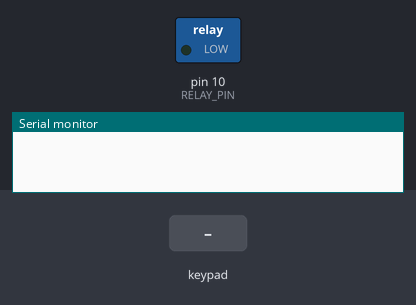
Recording of a sketch running on a simulated Arduino Uno, built with avr-gcc and run on an emulated ATmega328P. Shown: switched loads named in the sketch (green lamp = pin HIGH), the last lines printed to the serial monitor. Inputs (shaded band) come from the test bench.

Above: at 1.2 s.
1.3 s: keypad keys 1 2 3 4 A B C # pressed 0.4 s apart
At 5.2 s:
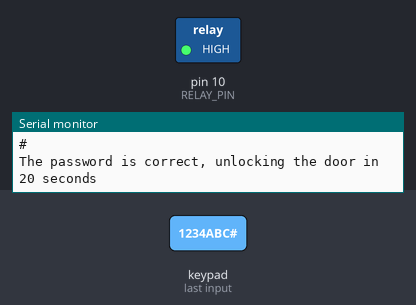
Timing chart, 0 to 25.6 s (numbered marks = the images above; inputs shaded):
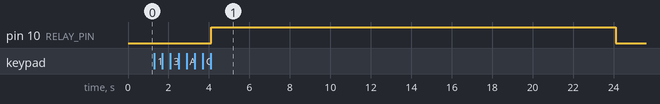

Measured:
- after the input at 1.3 s, pin 10 (RELAY_PIN): LOW → HIGH after 2.8 s, → LOW 20.0 s later

The sketch:

PinCode.ino
```cpp
#include <Keypad.h>

const int RELAY_PIN  = 10; // the Arduino pin, which connects to the IN pin of relay
const int ROW_NUM    = 4; // four rows
const int COLUMN_NUM = 4; // four columns

char keys[ROW_NUM][COLUMN_NUM] = {
  {'1','2','3', 'A'},
  {'4','5','6', 'B'},
  {'7','8','9', 'C'},
  {'*','0','#', 'D'}
};

byte pin_rows[ROW_NUM] = {9, 8, 7, 6}; //connect to the row pinouts of the keypad
byte pin_column[COLUMN_NUM] = {5, 4, 3, 2}; //connect to the column pinouts of the keypad

Keypad keypad = Keypad( makeKeymap(keys), pin_rows, pin_column, ROW_NUM, COLUMN_NUM );

const String password_1 = "1234ABC"; // change your password here
const String password_2 = "5642CD";  // change your password here
const String password_3 = "4545B";   // change your password here
String input_password;

void setup() {
  Serial.begin(9600);
  input_password.reserve(32); // maximum input characters is 33, change if needed
  pinMode(RELAY_PIN, OUTPUT); // initialize pin as an output.
  digitalWrite(RELAY_PIN, LOW); // lock the door
}

void loop() {
  char key = keypad.getKey();

  if (key){
    Serial.println(key);

    if(key == '*') {
      input_password = ""; // reset the input password
    } else if(key == '#') {
      if(input_password == password_1 || input_password == password_2 || input_password == password_3) {
        Serial.println("The password is correct, unlocking the door in 20 seconds");
        digitalWrite(RELAY_PIN, HIGH);  // unlock the door for 20 seconds
        delay(20000);
        digitalWrite(RELAY_PIN, LOW); // lock the door
      } else {
        Serial.println("The password is incorrect, try again");
      }

      input_password = ""; // reset the input password
    } else {
      input_password += key; // append new character to input password string
    }
  }
}
```

Hello_OLED.cpp
```cpp
#include <Adafruit_SSD1306.h>

// Define the screen dimensions and OLED reset pin
#define SCREEN_WIDTH 128
#define SCREEN_HEIGHT 64
#define OLED_RESET -1

// Create an instance of the Adafruit SSD1306 display
Adafruit_SSD1306 display(SCREEN_WIDTH, SCREEN_HEIGHT, &Wire, OLED_RESET);

void setup() {
  // Initialize the serial communication for debugging
  Serial.begin(9600);

  // Initialize the OLED display
  if (!display.begin(SSD1306_SWITCHCAPVCC, 0x3C)) {
    Serial.println(F("SSD1306 allocation failed"));
    for(;;);
  }
  display.display(); // Display initialization
  delay(20);

  display.clearDisplay(); // Clear the display
  display.drawPixel(10, 10, WHITE); // Draw a white pixel at (10, 10)
  display.display(); // Show the pixel on the display
  delay(20);

  display.invertDisplay(true); // Invert the display (temporary)
  delay(10);
  display.invertDisplay(false); // Restore normal display
  delay(10);
}

void loop() {
  // Print "Hello" on the OLED display
  display.clearDisplay(); // Clear the display
  display.setTextSize(2); // Set text size
  display.setTextColor(WHITE); // Set text color to white
  display.setCursor(10, 10); // Set the text cursor position
  display.println("Hello"); // Print "Hello" on the display
  display.display(); // Show the text on the display

  // Your other code here (e.g., sensor readings, additional functionality)
}
```

Motion_Sensor.cpp
```cpp
#include <Adafruit_SSD1306.h>

// Define the screen dimensions and OLED reset pin
#define SCREEN_WIDTH 128
#define SCREEN_HEIGHT 64
#define OLED_RESET -1

// Create an instance of the Adafruit SSD1306 display
Adafruit_SSD1306 display(SCREEN_WIDTH, SCREEN_HEIGHT, &Wire, OLED_RESET);

// Define the PIR sensor pin
int pirPin = 2; // You can change this to the pin you've connected your PIR sensor to

void setup() {
  // Initialize the serial communication for debugging
  Serial.begin(9600);

  // Initialize the OLED display
  if (!display.begin(SSD1306_SWITCHCAPVCC, 0x3C)) {
    Serial.println(F("SSD1306 allocation failed"));
    for(;;);
  }
  display.display(); // Display initialization
  delay(20);

  pinMode(pirPin, INPUT); // Set the PIR sensor pin as INPUT

  display.clearDisplay(); // Clear the display
  display.display(); // Show the cleared display
  delay(20);
}

void loop() {
  // Read the state of the PIR sensor
  int pirState = digitalRead(pirPin);

  if (pirState == HIGH) {
    // Motion detected, display a message on the OLED
    display.clearDisplay();
    display.setTextSize(2);
    display.setTextColor(WHITE);
    display.setCursor(10, 10);
    display.println("Motion Detected");
    display.display();
    Serial.println("Motion Detected");
    delay(2000); // Display the message for 2 seconds
  } else {
    // No motion, clear the display
    display.clearDisplay();
    display.display();
  }

  // Your other code here (e.g., additional functionality)
}
```
